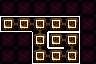

A 2D game scene composited from a Tiled map and its tileset images. What follows is a short description and the map's XML, with every tile layer's data as written:
An orthogonal 6x4 tile map with 16x16 px tiles, 3 tile layers (Maze Shape, Room Properties, Minimap).

<map version="1.10" tiledversion="1.11.0" orientation="orthogonal" renderorder="right-down" width="6" height="4" tilewidth="16" tileheight="16" infinite="0" nextlayerid="4" nextobjectid="1">
 <tileset firstgid="1" source="../LayoutTiles.tsx" />
 <layer id="1" name="Maze Shape" width="6" height="4">
  <data encoding="csv">
1,1,1,1,1,1,
17,19,33,19,20,1,
1,1,34,17,36,1,
1,1,51,19,52,1
</data>
 </layer>
 <layer id="2" name="Room Properties" width="6" height="4">
  <data encoding="csv">
5,5,5,5,5,5,
37,37,37,37,37,5,
5,5,37,37,37,5,
5,5,37,37,37,5
</data>
 </layer>
 <layer id="3" name="Minimap" width="6" height="4">
  <data encoding="csv">
0,0,0,0,0,0,
13,13,13,13,13,0,
0,0,13,13,13,0,
0,0,13,13,13,0
</data>
 </layer>
</map>
